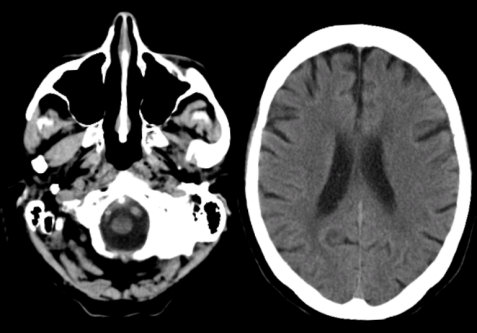
#> input picture standard_test_images/to.jpg, 477 x 333 px, found by its file name
$ python fft.py
#> lines starting #> are read from the running program, lines starting #| are printed output that depends on the picture
import numpy as np
import scipy.fftpack as fftim
import math
import matplotlib.pyplot as plt
from PIL import Image

img = Image.open('/home/thaidy/Documents/ML/standard_test_images/to.jpg').convert('L')

plt.figure(figsize=(6.4*5, 4.8*5), constrained_layout=False)

img1 = np.asarray(img)
c = abs(fftim.fft2(img1))
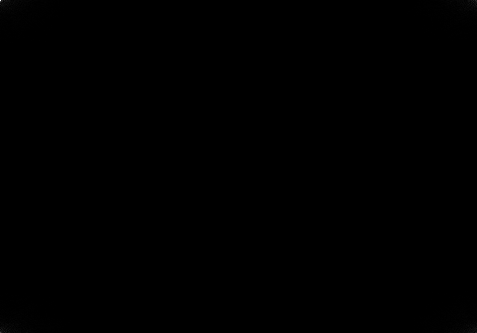
#> c: shape (333, 477) float64; min 4.32, max 11725412, mean 7513.7; drawn with min black and max white
d = fftim.fftshift(c)
e = fftim.ifftshift(d)
f = fftim.ifft2(e)

plt.subplot(151), plt.imshow(img, "gray"), plt.title("Original Image")
plt.subplot(152), plt.imshow(np.log(1+c), "gray"), plt.title("Spectrum")
plt.subplot(153), plt.imshow(np.log(1+d), "gray"), plt.title("Centered Spectrum")
plt.subplot(154), plt.imshow(np.log(1+e), "gray"), plt.title("Decentralized")
plt.subplot(155), plt.imshow(np.abs(f), "gray"), plt.title("Processed Image")
d.astype('float').tofile('/home/thaidy/Desktop/output.raw')

plt.show()
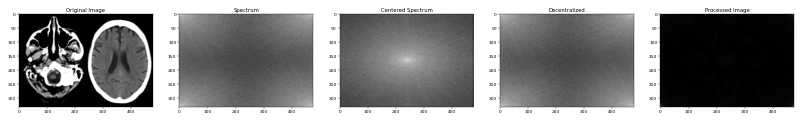
#> figure drawn by matplotlib, 5 panels
